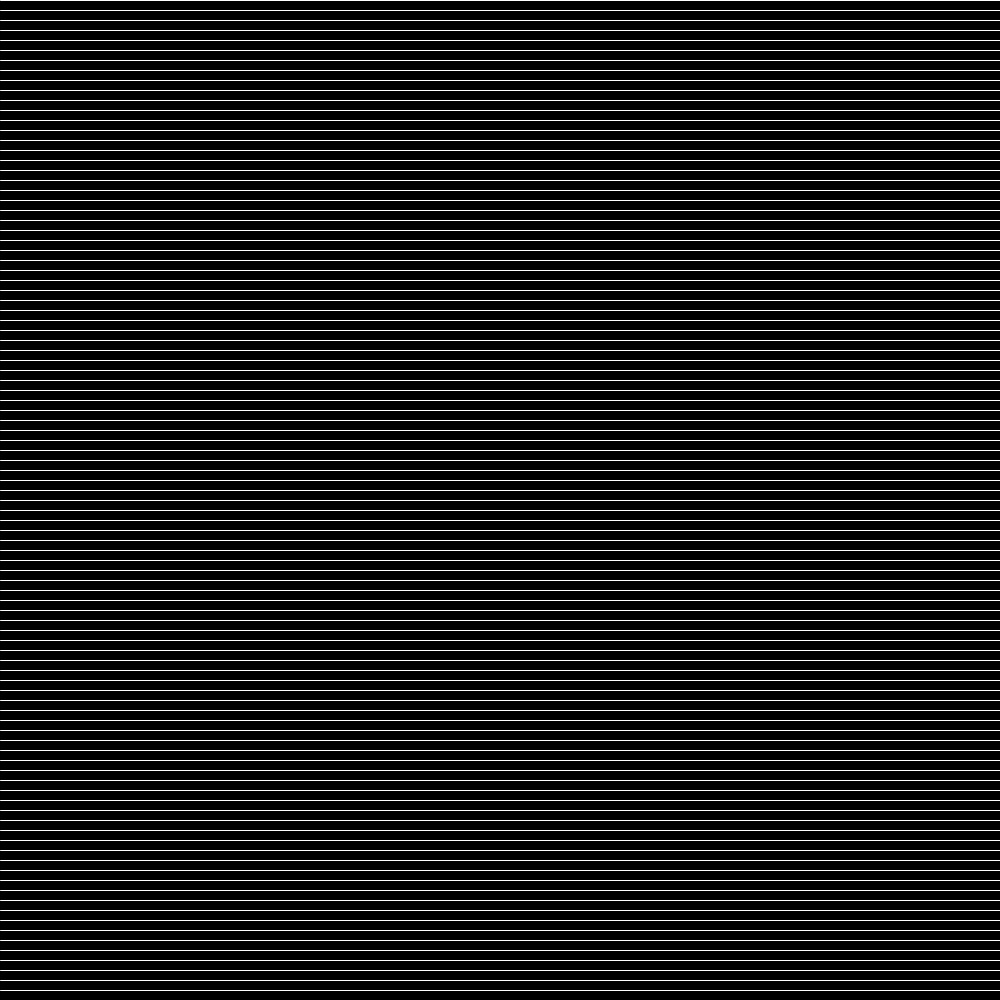
Frame 1 (no input)
Frame 60 (the mouse pressed at the canvas centre just before this capture): identical to frame 1, image omitted
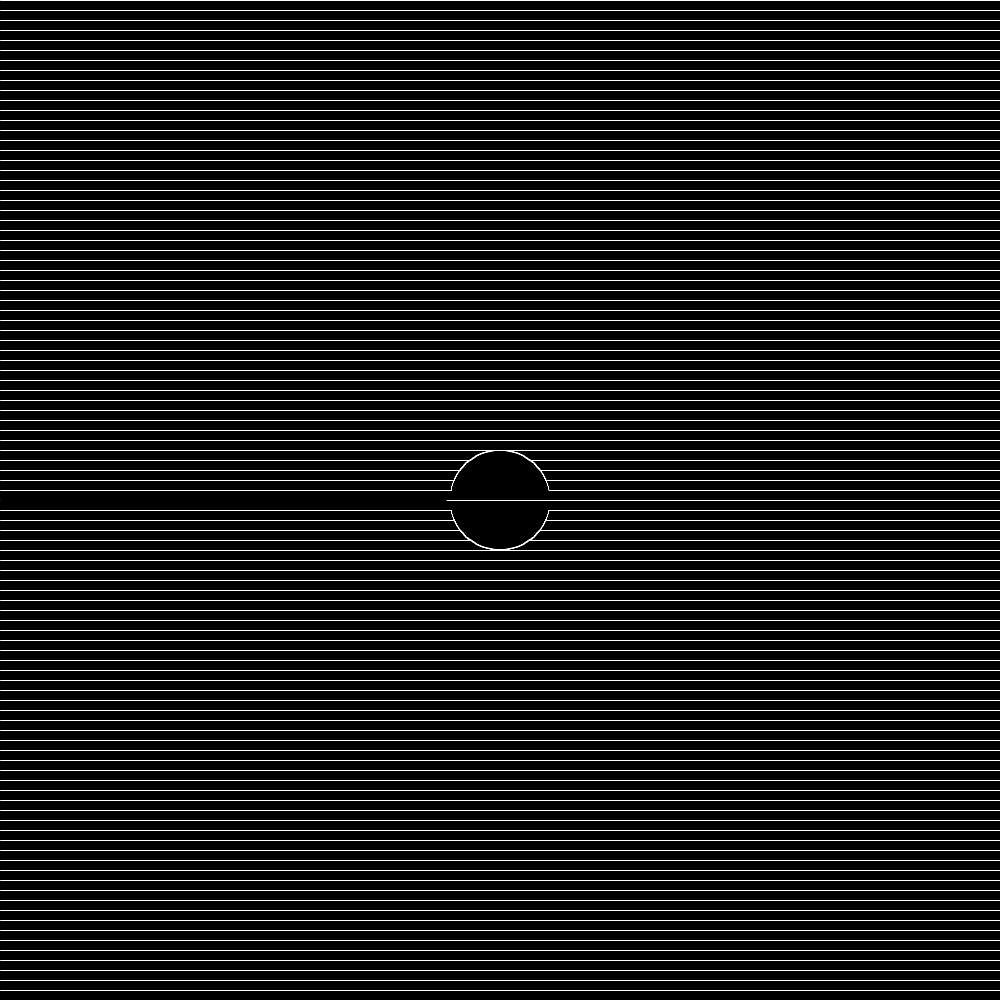
Frame 120 (the mouse held since frame 60 and released just before this capture)

The Processing sketch that drew these frames (run headless with seeded random() and noise(); from frame 60 on, the mouse is pressed at the canvas centre):

// Processing sketch: destroyParallel
// ── destroyParallel.pde
int X_STEP = 1;
int Y_STEP = 10;
int X, Y;
float FORCE_RADIOUS = 50; 
float MAX_FORCE = 5.0;
PVector[][] points;

void setup(){
  size(1000, 1000);
  stroke(255);
  noFill();
  X = int(width / X_STEP) + 1;
  Y = int(height / Y_STEP) + 1;
  points = new PVector[X][Y];
  for(int y = 0; y < Y; y += 1){
    for(int x = 0; x < X; x += 1){
      points[x][y] = new PVector(x * X_STEP, y * Y_STEP);
    }
  }
}

void keyPressed(){
  if(key == 'c'){
  points = new PVector[X][Y];
    for(int y = 0; y < Y; y += 1){
      for(int x = 0; x < X; x += 1){
        points[x][y] = new PVector(x * X_STEP, y * Y_STEP);
      }
    }  
  }
}

void draw(){
  background(0);
  
  for(int y = 0; y < Y; y += 1){
    strokeWeight(1);
    beginShape();
    curveVertex(points[0][y].x, points[0][y].y);
    for(int x = 0; x < X; x += 1){
      curveVertex(points[x][y].x, points[x][y].y);  
    }
    curveVertex(points[X - 1][y].x, points[X - 1][y].y);
    endShape();
  }
  if(mousePressed){
    PVector mouse = new PVector(mouseX, mouseY);
    for(int y = 0; y < Y; y += 1){
      for(int x = 0; x < X; x += 1){
        float d = PVector.dist(points[x][y], mouse);
        if(d < FORCE_RADIOUS){
          PVector force = PVector.sub(points[x][y], mouse);
          force.normalize();
          force.mult(map(d, 0, FORCE_RADIOUS, MAX_FORCE, 0));
          points[x][y].add(force);
        }
      }
    }    
  }
}
